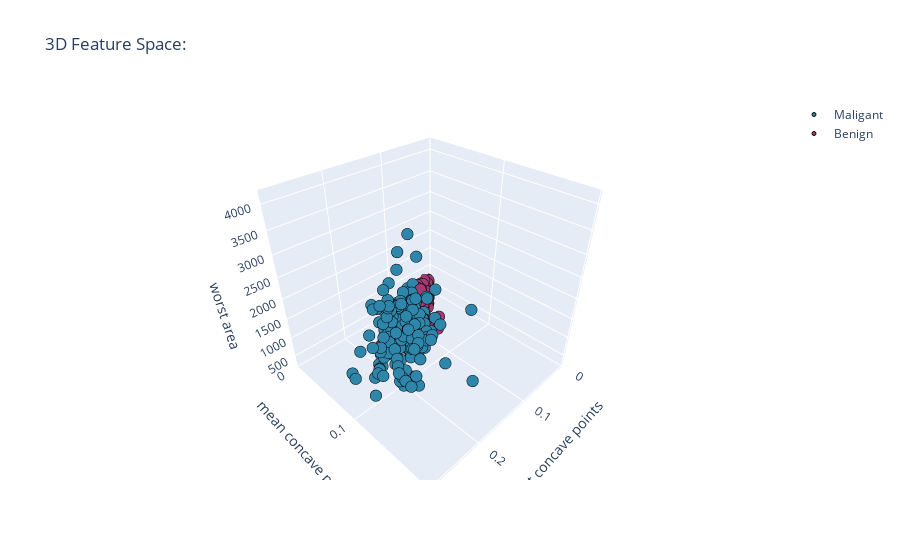

Notebook cell for this chart:
### Markdown cell above
Etter å ha sett på de ulike resultatene som inneholdt to features forsøkte vi å legge til en tredje feature for å få større avstand mellom "malignant" og "benign". Dette er gjort med koden under:

### Code cell
#3D scatter plot med tre features
fig = go.Figure()

#Definerer features
x = "worst concave points"
y = "mean concave points"
z = "worst area"


# Legger til malignant samples
malignant_samples = df_cancer[df_cancer["target"]==0]
fig.add_trace(
    go.Scatter3d(
        x=malignant_samples[x],
        y=malignant_samples[y],
        z=malignant_samples[z],
        mode="markers",
        marker=dict(size=4, color="#2E86AB", line=dict(width=1, color="black")),
        name="Maligant",
    )
)


# legger til benign samples
benign_samples = df_cancer[df_cancer["target"]==1]
fig.add_trace(
    go.Scatter3d(
        x=benign_samples[x],
        y=benign_samples[y],
        z=benign_samples[z],
        mode="markers",
        marker=dict(size=4, color="#A23B72", line=dict(width=1, color="black")),
        name="Benign",
    )
)


fig.update_layout(
    title="3D Feature Space:",
    scene=dict(
        xaxis_title=x,
        yaxis_title=y,
        zaxis_title=z,
        xaxis=dict(range=[df_cancer[x].min(), df_cancer[x].max()]),
        yaxis=dict(range=[df_cancer[y].min(), df_cancer[y].max()]),
        zaxis=dict(range=[df_cancer[z].min(), df_cancer[z].max()]),
    ),
    font=dict(size=12),
)


fig.show()

### Figure 1 — Plotly figure (JSON) as saved in the notebook; plotly's stock layout.template omitted (floating-point values rounded to 4 significant figures; data arrays with more than 128 entries replaced by an {"elided": "..."} marker saying what was removed)
{"data": [{"marker": {"color": "#2E86AB", "line": {"color": "black", "width": 1}, "size": 4}, "mode": "markers", "name": "Maligant", "type": "scatter3d", "x": {"elided": "212 float values"}, "y": {"elided": "212 float values"}, "z": {"elided": "212 float values"}}, {"marker": {"color": "#A23B72", "line": {"color": "black", "width": 1}, "size": 4}, "mode": "markers", "name": "Benign", "type": "scatter3d", "x": {"elided": "357 float values"}, "y": {"elided": "357 float values"}, "z": {"elided": "357 float values"}}], "layout": {"font": {"size": 12}, "scene": {"xaxis": {"range": [0, 0.291], "title": {"text": "worst concave points"}}, "yaxis": {"range": [0, 0.2012], "title": {"text": "mean concave points"}}, "zaxis": {"range": [185.2, 4254], "title": {"text": "worst area"}}}, "title": {"text": "3D Feature Space:"}}}
